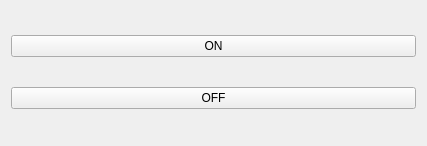
<?xml version="1.0" encoding="UTF-8"?>
<ui version="4.0">
 <class>Widget</class>
 <widget class="QWidget" name="Widget">
  <property name="geometry">
   <rect>
    <x>0</x>
    <y>0</y>
    <width>427</width>
    <height>146</height>
   </rect>
  </property>
  <property name="windowTitle">
   <string>Widget</string>
  </property>
  <layout class="QVBoxLayout" name="verticalLayout">
   <item>
    <widget class="QPushButton" name="encenderPushButton">
     <property name="text">
      <string>ON</string>
     </property>
    </widget>
   </item>
   <item>
    <widget class="QPushButton" name="apagarPushButton">
     <property name="text">
      <string>OFF</string>
     </property>
    </widget>
   </item>
  </layout>
 </widget>
 <layoutdefault spacing="6" margin="11"/>
 <resources/>
 <connections/>
</ui>
